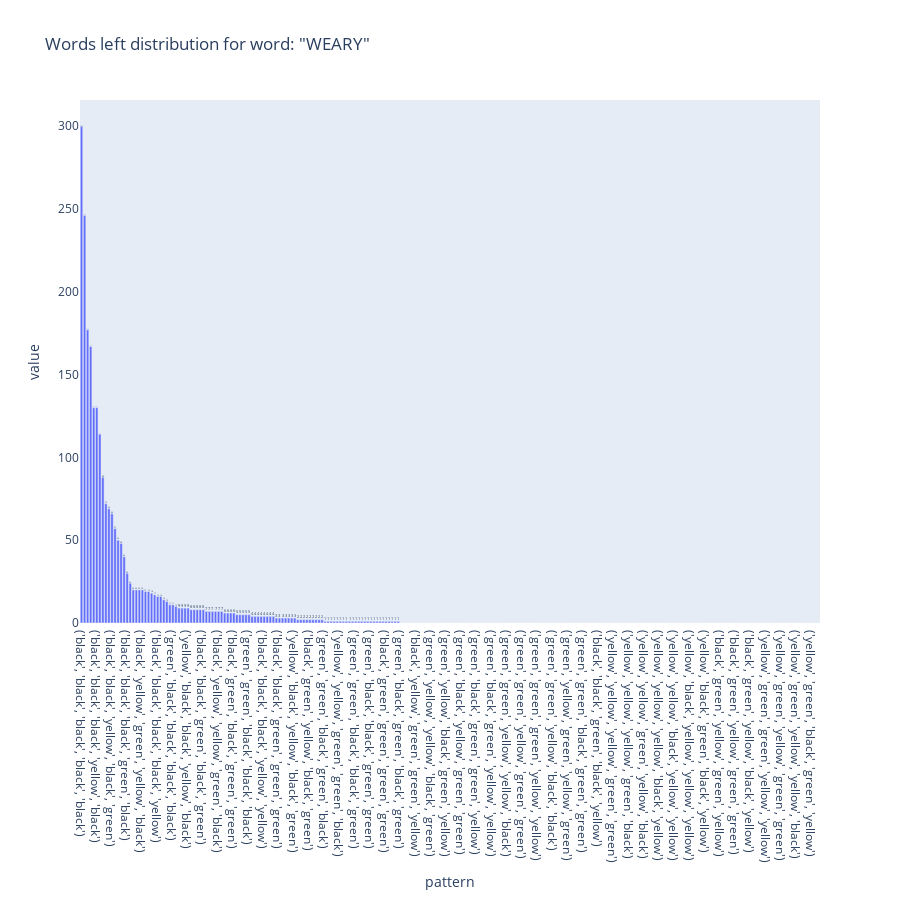

Notebook code cell kept with this figure:
### Code cell
word = "weary"
patterns = compute_patterns()
possible_words = get_word_list(all=False)

# array mapping the number of words left for each pattern related to a given word
words_left = []

for pattern in patterns:
    words_left.append({
        'pattern': str(pattern), 'value': count_words_left_from_pattern(word, pattern, possible_words)})

# building pandas like data frame sorted by value compatible with plotly express bar
df = pd.DataFrame(
    data=words_left,
    columns=['pattern', 'value']
).sort_values(
    by='value',
    ascending=False
)

fig = px.bar(
    data_frame=df,
    x='pattern',
    y='value',
    title=f'Words left distribution for word: "{word.upper()}"',
    height=900,
    text='value'
)
fig.update_yaxes(showgrid=False, zeroline=False)

fig.show()

### Figure 1 — Plotly figure (JSON) as saved in the notebook; plotly's stock layout.template omitted (floating-point values rounded to 4 significant figures; data arrays with more than 128 entries replaced by an {"elided": "..."} marker saying what was removed)
{"data": [{"alignmentgroup": "True", "hovertemplate": "pattern=%{x}<br>value=%{text}<extra></extra>", "legendgroup": "", "marker": {"color": "#636efa", "pattern": {"shape": ""}}, "name": "", "offsetgroup": "", "orientation": "v", "showlegend": false, "text": {"elided": "243 int values"}, "textposition": "auto", "type": "bar", "x": {"elided": "243 str values"}, "xaxis": "x", "y": {"elided": "243 int values"}, "yaxis": "y"}], "layout": {"barmode": "relative", "height": 900, "legend": {"tracegroupgap": 0}, "title": {"text": "Words left distribution for word: \"WEARY\""}, "xaxis": {"anchor": "y", "domain": [0, 1], "title": {"text": "pattern"}}, "yaxis": {"anchor": "x", "domain": [0, 1], "showgrid": false, "title": {"text": "value"}, "zeroline": false}}}
